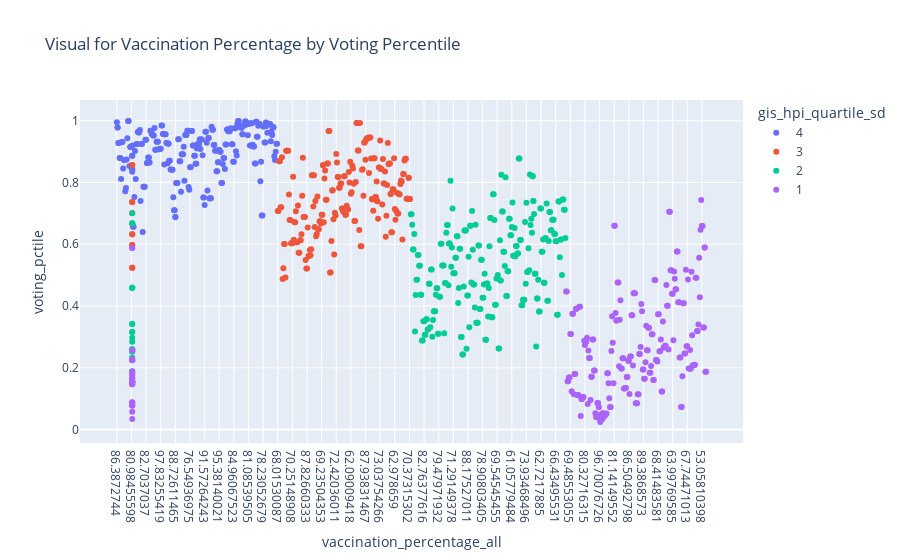

The notebook cell saved with this chart:
### Code cell
main_trend = px.scatter(final_joined, x='vaccination_percentage_all', y='voting_pctile', color='gis_hpi_quartile_sd', title='Visual for Vaccination Percentage by Voting Percentile')
main_trend.show()

final_joined.dtypes

### Figure 1 — Plotly figure (JSON) as saved in the notebook; plotly's stock layout.template omitted (floating-point values rounded to 4 significant figures; data arrays with more than 128 entries replaced by an {"elided": "..."} marker saying what was removed)
{"data": [{"hovertemplate": "gis_hpi_quartile_sd=4<br>vaccination_percentage_all=%{x}<br>voting_pctile=%{y}<extra></extra>", "legendgroup": "4", "marker": {"color": "#636efa", "symbol": "circle"}, "mode": "markers", "name": "4", "orientation": "v", "showlegend": true, "type": "scatter", "x": {"elided": "247 str values"}, "xaxis": "x", "y": {"elided": "247 float values"}, "yaxis": "y"}, {"hovertemplate": "gis_hpi_quartile_sd=3<br>vaccination_percentage_all=%{x}<br>voting_pctile=%{y}<extra></extra>", "legendgroup": "3", "marker": {"color": "#EF553B", "symbol": "circle"}, "mode": "markers", "name": "3", "orientation": "v", "showlegend": true, "type": "scatter", "x": {"elided": "207 str values"}, "xaxis": "x", "y": {"elided": "207 float values"}, "yaxis": "y"}, {"hovertemplate": "gis_hpi_quartile_sd=2<br>vaccination_percentage_all=%{x}<br>voting_pctile=%{y}<extra></extra>", "legendgroup": "2", "marker": {"color": "#00cc96", "symbol": "circle"}, "mode": "markers", "name": "2", "orientation": "v", "showlegend": true, "type": "scatter", "x": {"elided": "248 str values"}, "xaxis": "x", "y": {"elided": "248 float values"}, "yaxis": "y"}, {"hovertemplate": "gis_hpi_quartile_sd=1<br>vaccination_percentage_all=%{x}<br>voting_pctile=%{y}<extra></extra>", "legendgroup": "1", "marker": {"color": "#ab63fa", "symbol": "circle"}, "mode": "markers", "name": "1", "orientation": "v", "showlegend": true, "type": "scatter", "x": {"elided": "235 str values"}, "xaxis": "x", "y": {"elided": "235 float values"}, "yaxis": "y"}], "layout": {"legend": {"title": {"text": "gis_hpi_quartile_sd"}, "tracegroupgap": 0}, "title": {"text": "Visual for Vaccination Percentage by Voting Percentile"}, "xaxis": {"anchor": "y", "domain": [0, 1], "title": {"text": "vaccination_percentage_all"}}, "yaxis": {"anchor": "x", "domain": [0, 1], "title": {"text": "voting_pctile"}}}}
